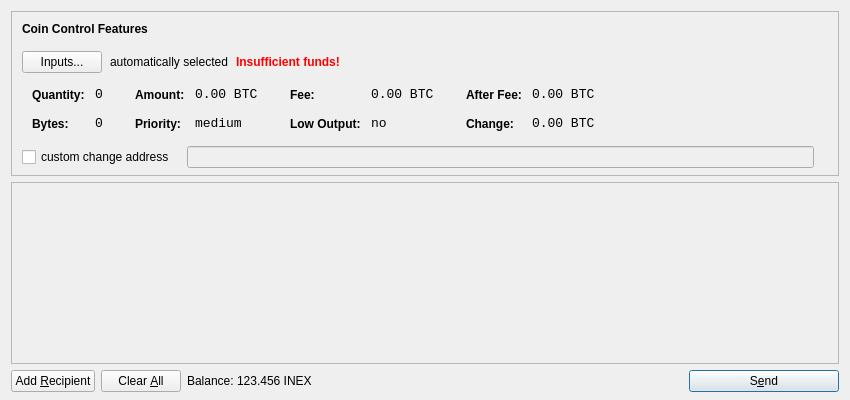
<?xml version="1.0" encoding="UTF-8"?>
<ui version="4.0">
 <class>SendCoinsDialog</class>
 <widget class="QDialog" name="SendCoinsDialog">
  <property name="geometry">
   <rect>
    <x>0</x>
    <y>0</y>
    <width>850</width>
    <height>400</height>
   </rect>
  </property>
  <property name="windowTitle">
   <string>Send Coins</string>
  </property>
  <layout class="QVBoxLayout" name="verticalLayout" stretch="0,1,0">
   <property name="bottomMargin">
    <number>8</number>
   </property>
   <item>
    <widget class="QFrame" name="frameCoinControl">
     <property name="sizePolicy">
      <sizepolicy hsizetype="Expanding" vsizetype="Expanding">
       <horstretch>0</horstretch>
       <verstretch>0</verstretch>
      </sizepolicy>
     </property>
     <property name="maximumSize">
      <size>
       <width>16777215</width>
       <height>16777215</height>
      </size>
     </property>
     <property name="frameShape">
      <enum>QFrame::StyledPanel</enum>
     </property>
     <property name="frameShadow">
      <enum>QFrame::Sunken</enum>
     </property>
     <layout class="QVBoxLayout" name="verticalLayoutCoinControl2">
      <property name="spacing">
       <number>-1</number>
      </property>
      <property name="leftMargin">
       <number>0</number>
      </property>
      <property name="topMargin">
       <number>0</number>
      </property>
      <property name="rightMargin">
       <number>0</number>
      </property>
      <property name="bottomMargin">
       <number>6</number>
      </property>
      <item>
       <layout class="QVBoxLayout" name="verticalLayoutCoinControl" stretch="0,0,0,0,1">
        <property name="spacing">
         <number>0</number>
        </property>
        <property name="leftMargin">
         <number>10</number>
        </property>
        <property name="topMargin">
         <number>10</number>
        </property>
        <item>
         <layout class="QHBoxLayout" name="horizontalLayoutCoinControl1">
          <property name="bottomMargin">
           <number>15</number>
          </property>
          <item>
           <widget class="QLabel" name="labelCoinControlFeatures">
            <property name="sizePolicy">
             <sizepolicy hsizetype="Preferred" vsizetype="Maximum">
              <horstretch>0</horstretch>
              <verstretch>0</verstretch>
             </sizepolicy>
            </property>
            <property name="font">
             <font>
              <weight>75</weight>
              <bold>true</bold>
             </font>
            </property>
            <property name="styleSheet">
             <string notr="true">font-weight:bold;</string>
            </property>
            <property name="text">
             <string>Coin Control Features</string>
            </property>
           </widget>
          </item>
         </layout>
        </item>
        <item>
         <layout class="QHBoxLayout" name="horizontalLayoutCoinControl2" stretch="0,0,0,0">
          <property name="spacing">
           <number>8</number>
          </property>
          <property name="bottomMargin">
           <number>10</number>
          </property>
          <item>
           <widget class="QPushButton" name="pushButtonCoinControl">
            <property name="styleSheet">
             <string notr="true"/>
            </property>
            <property name="text">
             <string>Inputs...</string>
            </property>
           </widget>
          </item>
          <item>
           <widget class="QLabel" name="labelCoinControlAutomaticallySelected">
            <property name="text">
             <string>automatically selected</string>
            </property>
            <property name="margin">
             <number>5</number>
            </property>
           </widget>
          </item>
          <item>
           <widget class="QLabel" name="labelCoinControlInsuffFunds">
            <property name="font">
             <font>
              <weight>75</weight>
              <bold>true</bold>
             </font>
            </property>
            <property name="styleSheet">
             <string notr="true">color:red;font-weight:bold;</string>
            </property>
            <property name="text">
             <string>Insufficient funds!</string>
            </property>
            <property name="margin">
             <number>5</number>
            </property>
           </widget>
          </item>
          <item>
           <spacer name="horizontalSpacerCoinControl">
            <property name="orientation">
             <enum>Qt::Horizontal</enum>
            </property>
            <property name="sizeHint" stdset="0">
             <size>
              <width>40</width>
              <height>1</height>
             </size>
            </property>
           </spacer>
          </item>
         </layout>
        </item>
        <item>
         <widget class="QWidget" name="widgetCoinControl" native="true">
          <property name="sizePolicy">
           <sizepolicy hsizetype="Preferred" vsizetype="Preferred">
            <horstretch>0</horstretch>
            <verstretch>0</verstretch>
           </sizepolicy>
          </property>
          <property name="minimumSize">
           <size>
            <width>0</width>
            <height>0</height>
           </size>
          </property>
          <property name="styleSheet">
           <string notr="true"/>
          </property>
          <layout class="QHBoxLayout" name="horizontalLayoutCoinControl5">
           <property name="margin">
            <number>0</number>
           </property>
           <item>
            <layout class="QHBoxLayout" name="horizontalLayoutCoinControl3" stretch="0,0,0,1">
             <property name="spacing">
              <number>20</number>
             </property>
             <property name="topMargin">
              <number>0</number>
             </property>
             <property name="bottomMargin">
              <number>10</number>
             </property>
             <item>
              <layout class="QFormLayout" name="formLayoutCoinControl1">
               <property name="horizontalSpacing">
                <number>10</number>
               </property>
               <property name="verticalSpacing">
                <number>14</number>
               </property>
               <property name="leftMargin">
                <number>10</number>
               </property>
               <property name="topMargin">
                <number>4</number>
               </property>
               <property name="rightMargin">
                <number>6</number>
               </property>
               <item row="0" column="0">
                <widget class="QLabel" name="labelCoinControlQuantityText">
                 <property name="styleSheet">
                  <string notr="true">font-weight:bold;</string>
                 </property>
                 <property name="text">
                  <string>Quantity:</string>
                 </property>
                 <property name="margin">
                  <number>0</number>
                 </property>
                </widget>
               </item>
               <item row="0" column="1">
                <widget class="QLabel" name="labelCoinControlQuantity">
                 <property name="font">
                  <font>
                   <family>Monospace</family>
                   <pointsize>10</pointsize>
                  </font>
                 </property>
                 <property name="cursor">
                  <cursorShape>IBeamCursor</cursorShape>
                 </property>
                 <property name="contextMenuPolicy">
                  <enum>Qt::ActionsContextMenu</enum>
                 </property>
                 <property name="text">
                  <string notr="true">0</string>
                 </property>
                 <property name="margin">
                  <number>0</number>
                 </property>
                 <property name="textInteractionFlags">
                  <set>Qt::LinksAccessibleByMouse|Qt::TextSelectableByKeyboard|Qt::TextSelectableByMouse</set>
                 </property>
                </widget>
               </item>
               <item row="1" column="0">
                <widget class="QLabel" name="labelCoinControlBytesText">
                 <property name="styleSheet">
                  <string notr="true">font-weight:bold;</string>
                 </property>
                 <property name="text">
                  <string>Bytes:</string>
                 </property>
                </widget>
               </item>
               <item row="1" column="1">
                <widget class="QLabel" name="labelCoinControlBytes">
                 <property name="font">
                  <font>
                   <family>Monospace</family>
                   <pointsize>10</pointsize>
                  </font>
                 </property>
                 <property name="cursor">
                  <cursorShape>IBeamCursor</cursorShape>
                 </property>
                 <property name="contextMenuPolicy">
                  <enum>Qt::ActionsContextMenu</enum>
                 </property>
                 <property name="text">
                  <string notr="true">0</string>
                 </property>
                 <property name="textInteractionFlags">
                  <set>Qt::LinksAccessibleByMouse|Qt::TextSelectableByKeyboard|Qt::TextSelectableByMouse</set>
                 </property>
                </widget>
               </item>
              </layout>
             </item>
             <item>
              <layout class="QFormLayout" name="formLayoutCoinControl2">
               <property name="horizontalSpacing">
                <number>10</number>
               </property>
               <property name="verticalSpacing">
                <number>14</number>
               </property>
               <property name="leftMargin">
                <number>6</number>
               </property>
               <property name="topMargin">
                <number>4</number>
               </property>
               <property name="rightMargin">
                <number>6</number>
               </property>
               <item row="0" column="0">
                <widget class="QLabel" name="labelCoinControlAmountText">
                 <property name="styleSheet">
                  <string notr="true">font-weight:bold;</string>
                 </property>
                 <property name="text">
                  <string>Amount:</string>
                 </property>
                 <property name="margin">
                  <number>0</number>
                 </property>
                </widget>
               </item>
               <item row="0" column="1">
                <widget class="QLabel" name="labelCoinControlAmount">
                 <property name="font">
                  <font>
                   <family>Monospace</family>
                   <pointsize>10</pointsize>
                  </font>
                 </property>
                 <property name="cursor">
                  <cursorShape>IBeamCursor</cursorShape>
                 </property>
                 <property name="contextMenuPolicy">
                  <enum>Qt::ActionsContextMenu</enum>
                 </property>
                 <property name="text">
                  <string notr="true">0.00 BTC</string>
                 </property>
                 <property name="textInteractionFlags">
                  <set>Qt::LinksAccessibleByMouse|Qt::TextSelectableByKeyboard|Qt::TextSelectableByMouse</set>
                 </property>
                </widget>
               </item>
               <item row="1" column="0">
                <widget class="QLabel" name="labelCoinControlPriorityText">
                 <property name="styleSheet">
                  <string notr="true">font-weight:bold;</string>
                 </property>
                 <property name="text">
                  <string>Priority:</string>
                 </property>
                </widget>
               </item>
               <item row="1" column="1">
                <widget class="QLabel" name="labelCoinControlPriority">
                 <property name="font">
                  <font>
                   <family>Monospace</family>
                   <pointsize>10</pointsize>
                  </font>
                 </property>
                 <property name="cursor">
                  <cursorShape>IBeamCursor</cursorShape>
                 </property>
                 <property name="contextMenuPolicy">
                  <enum>Qt::ActionsContextMenu</enum>
                 </property>
                 <property name="text">
                  <string>medium</string>
                 </property>
                 <property name="textInteractionFlags">
                  <set>Qt::LinksAccessibleByMouse|Qt::TextSelectableByKeyboard|Qt::TextSelectableByMouse</set>
                 </property>
                </widget>
               </item>
              </layout>
             </item>
             <item>
              <layout class="QFormLayout" name="formLayoutCoinControl3">
               <property name="horizontalSpacing">
                <number>10</number>
               </property>
               <property name="verticalSpacing">
                <number>14</number>
               </property>
               <property name="leftMargin">
                <number>6</number>
               </property>
               <property name="topMargin">
                <number>4</number>
               </property>
               <property name="rightMargin">
                <number>6</number>
               </property>
               <item row="0" column="0">
                <widget class="QLabel" name="labelCoinControlFeeText">
                 <property name="styleSheet">
                  <string notr="true">font-weight:bold;</string>
                 </property>
                 <property name="text">
                  <string>Fee:</string>
                 </property>
                 <property name="margin">
                  <number>0</number>
                 </property>
                </widget>
               </item>
               <item row="0" column="1">
                <widget class="QLabel" name="labelCoinControlFee">
                 <property name="font">
                  <font>
                   <family>Monospace</family>
                   <pointsize>10</pointsize>
                  </font>
                 </property>
                 <property name="cursor">
                  <cursorShape>IBeamCursor</cursorShape>
                 </property>
                 <property name="contextMenuPolicy">
                  <enum>Qt::ActionsContextMenu</enum>
                 </property>
                 <property name="text">
                  <string notr="true">0.00 BTC</string>
                 </property>
                 <property name="textInteractionFlags">
                  <set>Qt::LinksAccessibleByMouse|Qt::TextSelectableByKeyboard|Qt::TextSelectableByMouse</set>
                 </property>
                </widget>
               </item>
               <item row="1" column="0">
                <widget class="QLabel" name="labelCoinControlLowOutputText">
                 <property name="styleSheet">
                  <string notr="true">font-weight:bold;</string>
                 </property>
                 <property name="text">
                  <string>Low Output:</string>
                 </property>
                </widget>
               </item>
               <item row="1" column="1">
                <widget class="QLabel" name="labelCoinControlLowOutput">
                 <property name="font">
                  <font>
                   <family>Monospace</family>
                   <pointsize>10</pointsize>
                  </font>
                 </property>
                 <property name="cursor">
                  <cursorShape>IBeamCursor</cursorShape>
                 </property>
                 <property name="contextMenuPolicy">
                  <enum>Qt::ActionsContextMenu</enum>
                 </property>
                 <property name="text">
                  <string>no</string>
                 </property>
                 <property name="textInteractionFlags">
                  <set>Qt::LinksAccessibleByMouse|Qt::TextSelectableByKeyboard|Qt::TextSelectableByMouse</set>
                 </property>
                </widget>
               </item>
              </layout>
             </item>
             <item>
              <layout class="QFormLayout" name="formLayoutCoinControl4">
               <property name="horizontalSpacing">
                <number>10</number>
               </property>
               <property name="verticalSpacing">
                <number>14</number>
               </property>
               <property name="leftMargin">
                <number>6</number>
               </property>
               <property name="topMargin">
                <number>4</number>
               </property>
               <property name="rightMargin">
                <number>6</number>
               </property>
               <item row="0" column="0">
                <widget class="QLabel" name="labelCoinControlAfterFeeText">
                 <property name="styleSheet">
                  <string notr="true">font-weight:bold;</string>
                 </property>
                 <property name="text">
                  <string>After Fee:</string>
                 </property>
                 <property name="margin">
                  <number>0</number>
                 </property>
                </widget>
               </item>
               <item row="0" column="1">
                <widget class="QLabel" name="labelCoinControlAfterFee">
                 <property name="font">
                  <font>
                   <family>Monospace</family>
                   <pointsize>10</pointsize>
                  </font>
                 </property>
                 <property name="cursor">
                  <cursorShape>IBeamCursor</cursorShape>
                 </property>
                 <property name="contextMenuPolicy">
                  <enum>Qt::ActionsContextMenu</enum>
                 </property>
                 <property name="text">
                  <string notr="true">0.00 BTC</string>
                 </property>
                 <property name="textInteractionFlags">
                  <set>Qt::LinksAccessibleByMouse|Qt::TextSelectableByKeyboard|Qt::TextSelectableByMouse</set>
                 </property>
                </widget>
               </item>
               <item row="1" column="0">
                <widget class="QLabel" name="labelCoinControlChangeText">
                 <property name="styleSheet">
                  <string notr="true">font-weight:bold;</string>
                 </property>
                 <property name="text">
                  <string>Change:</string>
                 </property>
                </widget>
               </item>
               <item row="1" column="1">
                <widget class="QLabel" name="labelCoinControlChange">
                 <property name="font">
                  <font>
                   <family>Monospace</family>
                   <pointsize>10</pointsize>
                  </font>
                 </property>
                 <property name="cursor">
                  <cursorShape>IBeamCursor</cursorShape>
                 </property>
                 <property name="contextMenuPolicy">
                  <enum>Qt::ActionsContextMenu</enum>
                 </property>
                 <property name="text">
                  <string notr="true">0.00 BTC</string>
                 </property>
                 <property name="textInteractionFlags">
                  <set>Qt::LinksAccessibleByMouse|Qt::TextSelectableByKeyboard|Qt::TextSelectableByMouse</set>
                 </property>
                </widget>
               </item>
              </layout>
             </item>
            </layout>
           </item>
          </layout>
         </widget>
        </item>
        <item>
         <layout class="QHBoxLayout" name="horizontalLayoutCoinControl4" stretch="0,0,0">
          <property name="spacing">
           <number>12</number>
          </property>
          <property name="sizeConstraint">
           <enum>QLayout::SetDefaultConstraint</enum>
          </property>
          <property name="topMargin">
           <number>5</number>
          </property>
          <property name="rightMargin">
           <number>5</number>
          </property>
          <item>
           <widget class="QCheckBox" name="checkBoxCoinControlChange">
            <property name="text">
             <string>custom change address</string>
            </property>
           </widget>
          </item>
          <item>
           <widget class="QLineEdit" name="lineEditCoinControlChange">
            <property name="enabled">
             <bool>false</bool>
            </property>
            <property name="sizePolicy">
             <sizepolicy hsizetype="Expanding" vsizetype="Fixed">
              <horstretch>0</horstretch>
              <verstretch>0</verstretch>
             </sizepolicy>
            </property>
           </widget>
          </item>
          <item>
           <widget class="QLabel" name="labelCoinControlChangeLabel">
            <property name="sizePolicy">
             <sizepolicy hsizetype="Preferred" vsizetype="Expanding">
              <horstretch>0</horstretch>
              <verstretch>0</verstretch>
             </sizepolicy>
            </property>
            <property name="minimumSize">
             <size>
              <width>0</width>
              <height>0</height>
             </size>
            </property>
            <property name="text">
             <string/>
            </property>
            <property name="margin">
             <number>3</number>
            </property>
           </widget>
          </item>
         </layout>
        </item>
        <item>
         <spacer name="verticalSpacerCoinControl">
          <property name="orientation">
           <enum>Qt::Vertical</enum>
          </property>
          <property name="sizeHint" stdset="0">
           <size>
            <width>800</width>
            <height>1</height>
           </size>
          </property>
         </spacer>
        </item>
       </layout>
      </item>
     </layout>
    </widget>
   </item>
   <item>
    <widget class="QScrollArea" name="scrollArea">
     <property name="widgetResizable">
      <bool>true</bool>
     </property>
     <widget class="QWidget" name="scrollAreaWidgetContents">
      <property name="geometry">
       <rect>
        <x>0</x>
        <y>0</y>
        <width>830</width>
        <height>165</height>
       </rect>
      </property>
      <layout class="QVBoxLayout" name="verticalLayout_2">
       <property name="margin">
        <number>0</number>
       </property>
       <item>
        <layout class="QVBoxLayout" name="entries">
         <property name="spacing">
          <number>6</number>
         </property>
        </layout>
       </item>
       <item>
        <spacer name="verticalSpacer">
         <property name="orientation">
          <enum>Qt::Vertical</enum>
         </property>
         <property name="sizeHint" stdset="0">
          <size>
           <width>20</width>
           <height>40</height>
          </size>
         </property>
        </spacer>
       </item>
      </layout>
     </widget>
    </widget>
   </item>
   <item>
    <layout class="QHBoxLayout" name="horizontalLayout">
     <item>
      <widget class="QPushButton" name="addButton">
       <property name="toolTip">
        <string>Send to multiple recipients at once</string>
       </property>
       <property name="text">
        <string>Add &amp;Recipient</string>
       </property>
       <property name="icon">
        <iconset resource="../bitcoin.qrc">
         <normaloff>:/icons/add</normaloff>:/icons/add</iconset>
       </property>
       <property name="autoDefault">
        <bool>false</bool>
       </property>
      </widget>
     </item>
     <item>
      <widget class="QPushButton" name="clearButton">
       <property name="sizePolicy">
        <sizepolicy hsizetype="Minimum" vsizetype="Fixed">
         <horstretch>0</horstretch>
         <verstretch>0</verstretch>
        </sizepolicy>
       </property>
       <property name="toolTip">
        <string>Remove all transaction fields</string>
       </property>
       <property name="text">
        <string>Clear &amp;All</string>
       </property>
       <property name="icon">
        <iconset resource="../bitcoin.qrc">
         <normaloff>:/icons/remove</normaloff>:/icons/remove</iconset>
       </property>
       <property name="autoRepeatDelay">
        <number>300</number>
       </property>
       <property name="autoDefault">
        <bool>false</bool>
       </property>
      </widget>
     </item>
     <item>
      <layout class="QHBoxLayout" name="horizontalLayout_2">
       <property name="spacing">
        <number>3</number>
       </property>
       <item>
        <widget class="QLabel" name="label">
         <property name="text">
          <string>Balance:</string>
         </property>
        </widget>
       </item>
       <item>
        <widget class="QLabel" name="labelBalance">
         <property name="cursor">
          <cursorShape>IBeamCursor</cursorShape>
         </property>
         <property name="text">
          <string>123.456 INEX</string>
         </property>
         <property name="textInteractionFlags">
          <set>Qt::LinksAccessibleByMouse|Qt::TextSelectableByKeyboard|Qt::TextSelectableByMouse</set>
         </property>
        </widget>
       </item>
      </layout>
     </item>
     <item>
      <spacer name="horizontalSpacer">
       <property name="orientation">
        <enum>Qt::Horizontal</enum>
       </property>
       <property name="sizeHint" stdset="0">
        <size>
         <width>40</width>
         <height>20</height>
        </size>
       </property>
      </spacer>
     </item>
     <item>
      <widget class="QPushButton" name="sendButton">
       <property name="minimumSize">
        <size>
         <width>150</width>
         <height>0</height>
        </size>
       </property>
       <property name="toolTip">
        <string>Confirm the send action</string>
       </property>
       <property name="text">
        <string>S&amp;end</string>
       </property>
       <property name="icon">
        <iconset resource="../bitcoin.qrc">
         <normaloff>:/icons/send</normaloff>:/icons/send</iconset>
       </property>
       <property name="default">
        <bool>true</bool>
       </property>
      </widget>
     </item>
    </layout>
   </item>
  </layout>
 </widget>
 <resources>
  <include location="../bitcoin.qrc"/>
 </resources>
 <connections/>
</ui>
